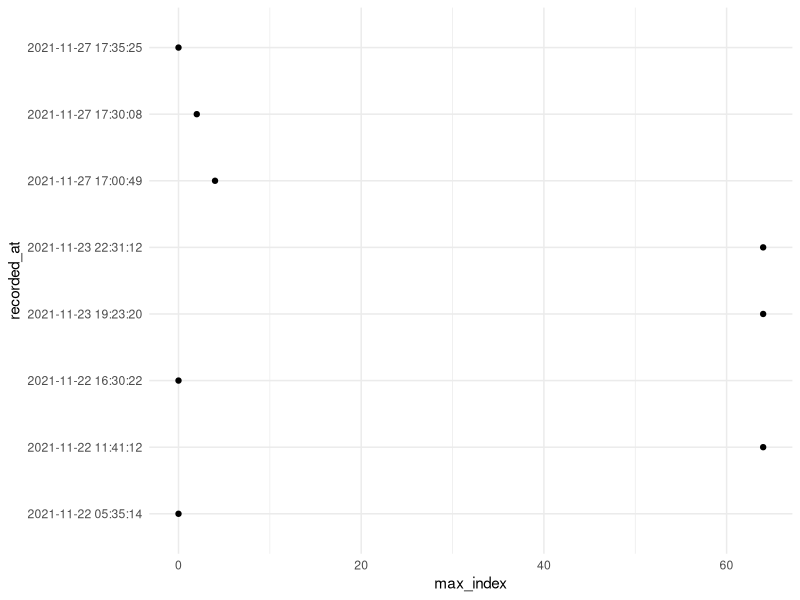

The R source for this figure:
# Look at Status of Surveys

library(dplyr)
library(magrittr)
library(ggplot2)

df <- read.csv("data/test3.csv")

df <- df %>%
  filter(recorded_at > "2021-11-22") 

View(df)

df %>%
  select(run_id, recorded_at, trial_index) %>%
  filter(recorded_at != "OS X") %>%
  mutate(trial_index = as.numeric(trial_index)) %>%
  group_by(run_id) %>%
  mutate(max_index = max(trial_index)) %>%
  select(run_id, recorded_at, max_index) %>%
  distinct() %>%
  ggplot(aes(x = recorded_at, y = max_index)) +
  geom_point() +
  coord_flip() +
  theme_minimal()


complete_table <- df %>%
  select(run_id, recorded_at, trial_index) %>%
  filter(recorded_at != "OS X") %>%
  mutate(trial_index = as.numeric(trial_index)) %>%
  group_by(run_id) %>%
  mutate(max_index = max(trial_index)) %>%
  select(run_id, recorded_at, max_index) %>%
  distinct() %>%
  filter(max_index == 64)


df %>%
  arrange(desc(run_id)) %>%
  View()

df %>%
  filter(run_id %in% c(69)) %>%
  View()
